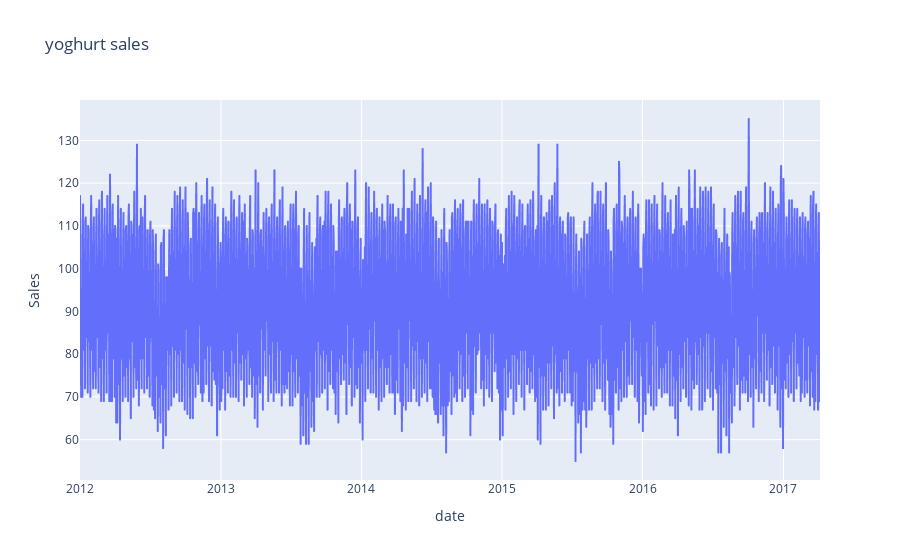

Notebook cell for this chart:
### Code cell
px.line(df, x= "date", y = "Sales" , title='yoghurt sales')

### Figure 1 — Plotly figure (JSON) as saved in the notebook; plotly's stock layout.template omitted (floating-point values rounded to 4 significant figures; data arrays with more than 128 entries replaced by an {"elided": "..."} marker saying what was removed)
{"data": [{"hovertemplate": "date=%{x}<br>Sales=%{y}<extra></extra>", "legendgroup": "", "line": {"color": "#636efa", "dash": "solid"}, "marker": {"symbol": "circle"}, "mode": "lines", "name": "", "showlegend": false, "type": "scattergl", "x": {"elided": "1923 str values"}, "xaxis": "x", "y": {"elided": "1923 int values"}, "yaxis": "y"}], "layout": {"autosize": true, "legend": {"tracegroupgap": 0}, "title": {"text": "yoghurt sales"}, "xaxis": {"anchor": "y", "autorange": true, "domain": [0, 1], "range": ["2012-01-01", "2017-04-06"], "title": {"text": "date"}, "type": "date"}, "yaxis": {"anchor": "x", "autorange": true, "domain": [0, 1], "range": [50.56, 139.4], "title": {"text": "Sales"}, "type": "linear"}}}
